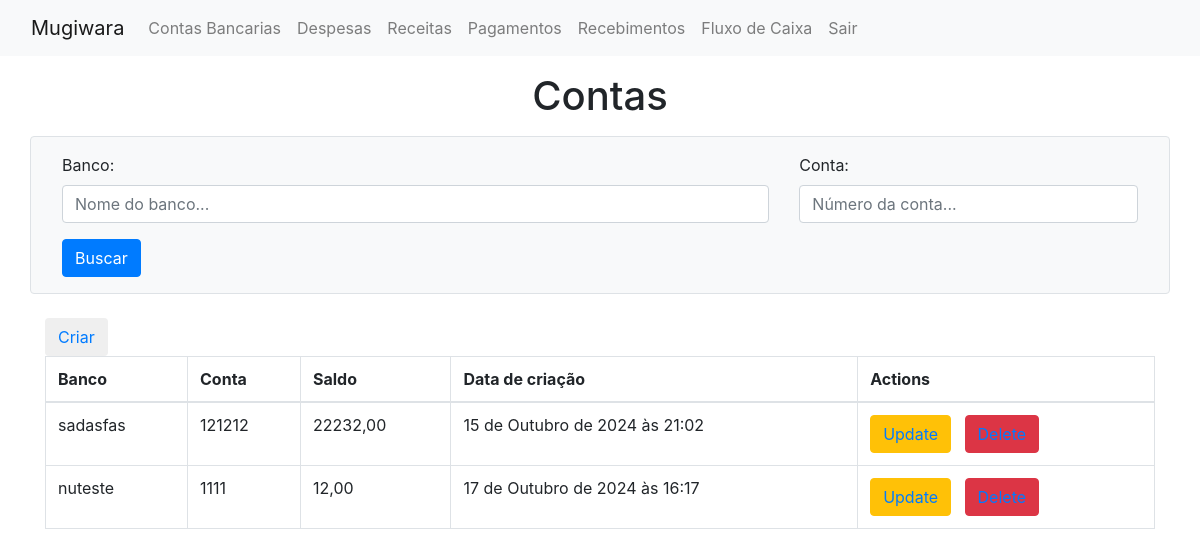
Page /show_conta_bancaria/ (signed in) on the earlier database version.
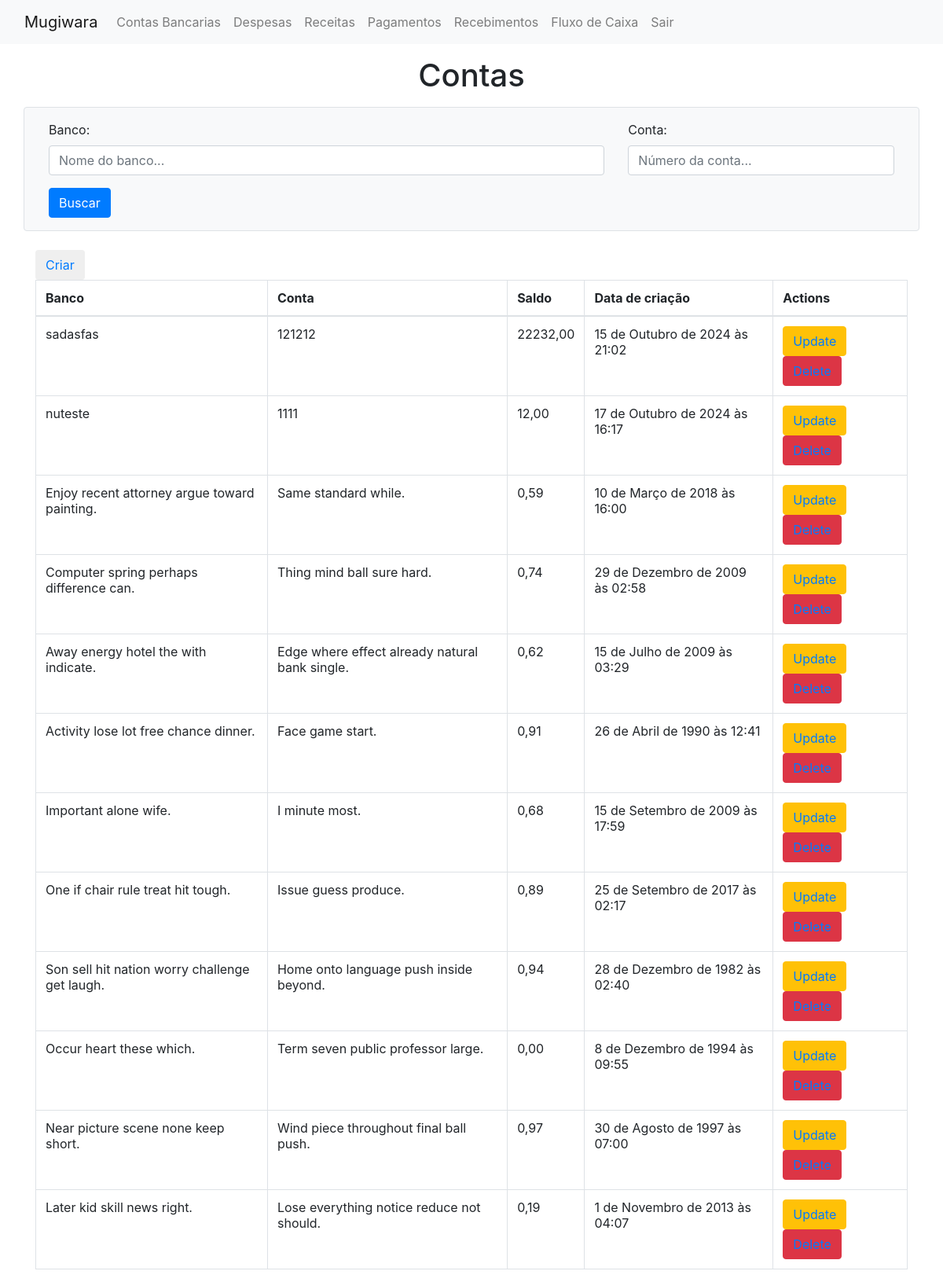
Same page on the later database version.
### mugiwara/models/conta_bancaria.py (models this page shows, shortened)
class conta_bancaria(models.Model):
    nome_banco = models.CharField(max_length=50)
    agencia = models.CharField(max_length=3)
    numero_conta = models.CharField(max_length=50)
    saldo_atual = models.DecimalField(decimal_places=2, max_digits=9, default=0, auto_created=True)
    created_at = models.DateTimeField(auto_now_add=True, auto_created=True)
    updated_at = models.DateTimeField(auto_now=True, auto_created=True)
    class Meta:
        ordering = ['id', '-created_at', 'nome_banco']

### mugiwara/views.py (the view, shortened to what this page needs)
# urls.py: path('show_conta_bancaria/', views.showContaBancariaView, name='show_conta_bancaria'),
@login_required
def showContaBancariaView(request):
    form = SearchContaBancariaForm(request.GET or None)
    contas = conta_bancaria.objects.all()
    context = {
        'contas': contas,
        'form': form
    }
    return render(request, 'mugiwara/show_conta_bancaria.html', context)

### mugiwara/forms.py
class SearchContaBancariaForm(forms.ModelForm):
    class Meta:
        model = conta_bancaria
        fields = ['nome_banco', 'numero_conta']
    nome_banco = forms.CharField(
        label='Banco',
        required=False,
        widget=forms.TextInput(attrs={'class': 'form-control', 'placeholder': 'Nome do banco...'})
    )
    numero_conta = forms.DecimalField(
        label='Conta',
        required=False,
        widget=forms.NumberInput(attrs={'class': 'form-control', 'placeholder': 'Número da conta...'})
    )

### mugiwara/templates/mugiwara/show_conta_bancaria.html (shortened to what this page needs)
{% extends 'layout.html' %}
{% block content %}
<div class="container">
<h1 class="text-center mt-3 mb-3">Contas</h1>
<form method="GET" action="" class="row g-3 mb-4 p-3 border rounded bg-light">
  <div class="col-md-8">
      <div class="form-group">
          {{ form.nome_banco.label_tag }}
          {{ form.nome_banco }}
      </div>
  </div>
  <div class="col-md-4">
    <div class="form-group">
      {{ form.numero_conta.label_tag }}
      {{ form.numero_conta }}
    </div>
  </div>
  <div class="col-md-12 text-end">
      <button type="submit" class="btn btn-primary">Buscar</button>
  </div>
</form>
<button class="btn"><a href="{% url 'conta_bancaria' %}">Criar</a></button>
<table class="table table-bordered">
   <thead>
     <tr>
       <th scope="col">Banco</th>
       <th scope="col">Conta</th>
       <th scope="col">Saldo</th>
       <th scope="col">Data de criação</th>
       <th scope="col">Actions</th>
     </tr>
   </thead>
   <tbody>
   {% for conta in contas %}
     <tr>
       <td>{{conta.nome_banco}}</td>
       <td>{{conta.numero_conta}}</td>
       <td>{{conta.saldo_atual}}</td>
       <td>{{conta.created_at}}</td>
       <td>
           <button class="btn btn-warning"><a href="{% url 'conta_bancaria' conta.id %}">Update</a></button>&nbsp;&nbsp;
           <button class="btn btn-danger"><a href="{% url 'delete_conta_bancaria' conta.id %}">Delete</a></button>
       </td>
     </tr>
   {% endfor %}
   </tbody>
 </table>
</div>
{% endblock %}

### mugiwara/templates/layout.html (shortened to what this page needs)
<html lang="en">
  <head>
    <link
      rel="stylesheet"
      href="https://cdn.jsdelivr.net/npm/bootstrap@4.0.0/dist/css/bootstrap.min.css"
    />
  </head>
  <body>
    <nav class="navbar navbar-expand-lg navbar-light bg-light">
      <div class="container-fluid">
        <a class="navbar-brand" href="{% url 'index' %}">Mugiwara</a>
        <div class="collapse navbar-collapse" id="navbarNav">
          <ul class="navbar-nav">
            <li class="nav-item">
              <a class="nav-link" href="{% url 'show_conta_bancaria' %}">Contas Bancarias</a>
            </li>
            <li class="nav-item">
              <a class="nav-link" href="{% url 'show_despesa' %}">Despesas</a>
            </li>
            <li class="nav-item">
              <a class="nav-link" href="{% url 'show_receita' %}">Receitas</a>
            </li>
            <li class="nav-item">
              <a class="nav-link" href="{% url 'show_pagamentos' %}">Pagamentos</a>
            </li>
            <li class="nav-item">
              <a class="nav-link" href="{% url 'show_recebimentos' %}">Recebimentos</a>
            </li>
            <li class="nav-item">
              <a class="nav-link" href="{% url 'show_fluxo_caixa' %}">Fluxo de Caixa</a>
            </li>
            <li class="nav-item">
              <a class="nav-link" href="{% url 'logout' %}">Sair</a>
            </li>
          </ul>
        </div>
      </div>
    </nav>
    {% block content %} {% endblock %}
  </body>
</html>

Differences in the rows shown:
added conta_bancaria: nome_banco "Enjoy recent attorney argue toward painting.", numero_conta "Same standard while.", saldo_atual "0,59", created_at "10 de Março de 2018 às 16:00"
added conta_bancaria: nome_banco "Computer spring perhaps difference can.", numero_conta "Thing mind ball sure hard.", saldo_atual "0,74", created_at "29 de Dezembro de 2009 às 02:58"
added conta_bancaria: nome_banco "Away energy hotel the with indicate.", numero_conta "Edge where effect already natural bank single.", saldo_atual "0,62", created_at "15 de Julho de 2009 às 03:29"
added conta_bancaria: nome_banco "Activity lose lot free chance dinner.", numero_conta "Face game start.", saldo_atual "0,91", created_at "26 de Abril de 1990 às 12:41"
added conta_bancaria: nome_banco "Important alone wife.", numero_conta "I minute most.", saldo_atual "0,68", created_at "15 de Setembro de 2009 às 17:59"
added conta_bancaria: nome_banco "One if chair rule treat hit tough.", numero_conta "Issue guess produce.", saldo_atual "0,89", created_at "25 de Setembro de 2017 às 02:17"
added conta_bancaria: nome_banco "Son sell hit nation worry challenge get laugh.", numero_conta "Home onto language push inside beyond.", saldo_atual "0,94", created_at "28 de Dezembro de 1982 às 02:40"
added conta_bancaria: nome_banco "Occur heart these which.", numero_conta "Term seven public professor large.", saldo_atual "0,00", created_at "8 de Dezembro de 1994 às 09:55"
added conta_bancaria: nome_banco "Near picture scene none keep short.", numero_conta "Wind piece throughout final ball push.", saldo_atual "0,97", created_at "30 de Agosto de 1997 às 07:00"
added conta_bancaria: nome_banco "Later kid skill news right.", numero_conta "Lose everything notice reduce not should.", saldo_atual "0,19", created_at "1 de Novembro de 2013 às 04:07"
